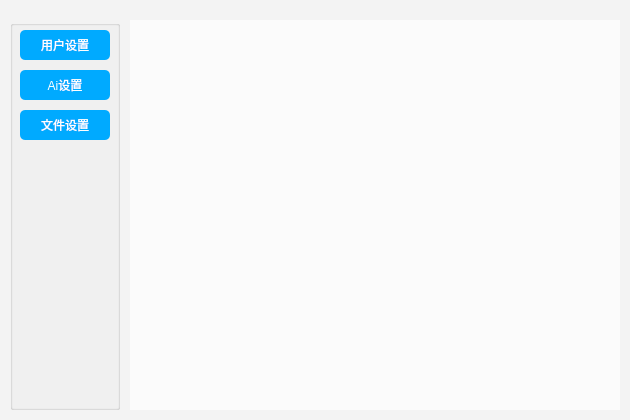
<?xml version="1.0" encoding="UTF-8"?>
<ui version="4.0">
 <class>SetUp</class>
 <widget class="QWidget" name="SetUp">
  <property name="geometry">
   <rect>
    <x>0</x>
    <y>0</y>
    <width>630</width>
    <height>420</height>
   </rect>
  </property>
  <property name="minimumSize">
   <size>
    <width>630</width>
    <height>420</height>
   </size>
  </property>
  <property name="maximumSize">
   <size>
    <width>630</width>
    <height>420</height>
   </size>
  </property>
  <property name="windowTitle">
   <string>Form</string>
  </property>
  <property name="styleSheet">
   <string notr="true">/*全局样式表*/
QWidget#SetUp{	
	background-color: rgb(243, 243, 243);
}

QPushButton#reduce_Btn{
	border:noe;
	image:url(:/new/icons/icons/becurrent/minus.png);
}

QPushButton#clos_Btn{
	border:noe;
	image: url(:/new/icons/icons/becurrent/close.png);
}

QPushButton#reduce_Btn:hover{
	background-color: rgb(217, 217, 217);
}

QPushButton#clos_Btn:hover{
	background-color: rgb(255, 0, 0);
}

/*leftBox局部样式表*/
QPushButton#AiSetup_Btn{
	border-radius:5px;
	background-color: rgb(0, 170, 255);
	font:normal 18px &quot;楷体&quot;;
	color:rgb(255, 255, 255);
}

QPushButton#AiSetup_Btn:hover{
	background-color: rgb(0, 85, 255);
}

QPushButton#fileSetup_Btn{
	border-radius:5px;
	background-color: rgb(0, 170, 255);
	font:normal 18px &quot;楷体&quot;;
	color:rgb(255, 255, 255);
}

QPushButton#fileSetup_Btn:hover{
	background-color: rgb(0, 85, 255);
}

QPushButton#userSetup_Btn{
	border-radius:5px;
	background-color: rgb(0, 170, 255);
	font:normal 18px &quot;楷体&quot;;
	color:rgb(255, 255, 255);
}

QPushButton#userSetup_Btn:hover{
	background-color: rgb(0, 85, 255);
}


/*rightWidget局部样式表*/
QWidget#rightWidget{	
	 background-color: rgba(255, 255, 255,0.7);
}</string>
  </property>
  <widget class="QWidget" name="rightWidget" native="true">
   <property name="geometry">
    <rect>
     <x>130</x>
     <y>20</y>
     <width>490</width>
     <height>390</height>
    </rect>
   </property>
   <property name="minimumSize">
    <size>
     <width>490</width>
     <height>390</height>
    </size>
   </property>
   <property name="maximumSize">
    <size>
     <width>490</width>
     <height>390</height>
    </size>
   </property>
  </widget>
  <widget class="QGroupBox" name="leftBox">
   <property name="geometry">
    <rect>
     <x>10</x>
     <y>20</y>
     <width>110</width>
     <height>390</height>
    </rect>
   </property>
   <property name="minimumSize">
    <size>
     <width>110</width>
     <height>390</height>
    </size>
   </property>
   <property name="maximumSize">
    <size>
     <width>110</width>
     <height>390</height>
    </size>
   </property>
   <property name="title">
    <string/>
   </property>
   <widget class="QPushButton" name="AiSetup_Btn">
    <property name="geometry">
     <rect>
      <x>10</x>
      <y>50</y>
      <width>90</width>
      <height>30</height>
     </rect>
    </property>
    <property name="minimumSize">
     <size>
      <width>90</width>
      <height>30</height>
     </size>
    </property>
    <property name="maximumSize">
     <size>
      <width>90</width>
      <height>30</height>
     </size>
    </property>
    <property name="text">
     <string>Ai设置</string>
    </property>
   </widget>
   <widget class="QPushButton" name="userSetup_Btn">
    <property name="geometry">
     <rect>
      <x>10</x>
      <y>10</y>
      <width>90</width>
      <height>30</height>
     </rect>
    </property>
    <property name="minimumSize">
     <size>
      <width>90</width>
      <height>30</height>
     </size>
    </property>
    <property name="maximumSize">
     <size>
      <width>90</width>
      <height>30</height>
     </size>
    </property>
    <property name="text">
     <string>用户设置</string>
    </property>
   </widget>
   <widget class="QPushButton" name="fileSetup_Btn">
    <property name="geometry">
     <rect>
      <x>10</x>
      <y>90</y>
      <width>90</width>
      <height>30</height>
     </rect>
    </property>
    <property name="minimumSize">
     <size>
      <width>90</width>
      <height>30</height>
     </size>
    </property>
    <property name="maximumSize">
     <size>
      <width>90</width>
      <height>30</height>
     </size>
    </property>
    <property name="text">
     <string>文件设置</string>
    </property>
   </widget>
  </widget>
  <widget class="QLabel" name="img_Lab">
   <property name="geometry">
    <rect>
     <x>0</x>
     <y>0</y>
     <width>630</width>
     <height>420</height>
    </rect>
   </property>
   <property name="text">
    <string/>
   </property>
  </widget>
  <widget class="QPushButton" name="clos_Btn">
   <property name="geometry">
    <rect>
     <x>610</x>
     <y>0</y>
     <width>20</width>
     <height>20</height>
    </rect>
   </property>
   <property name="text">
    <string/>
   </property>
  </widget>
  <widget class="QPushButton" name="reduce_Btn">
   <property name="geometry">
    <rect>
     <x>590</x>
     <y>0</y>
     <width>20</width>
     <height>20</height>
    </rect>
   </property>
   <property name="text">
    <string/>
   </property>
  </widget>
  <zorder>img_Lab</zorder>
  <zorder>rightWidget</zorder>
  <zorder>leftBox</zorder>
  <zorder>clos_Btn</zorder>
  <zorder>reduce_Btn</zorder>
 </widget>
 <resources/>
 <connections/>
</ui>
